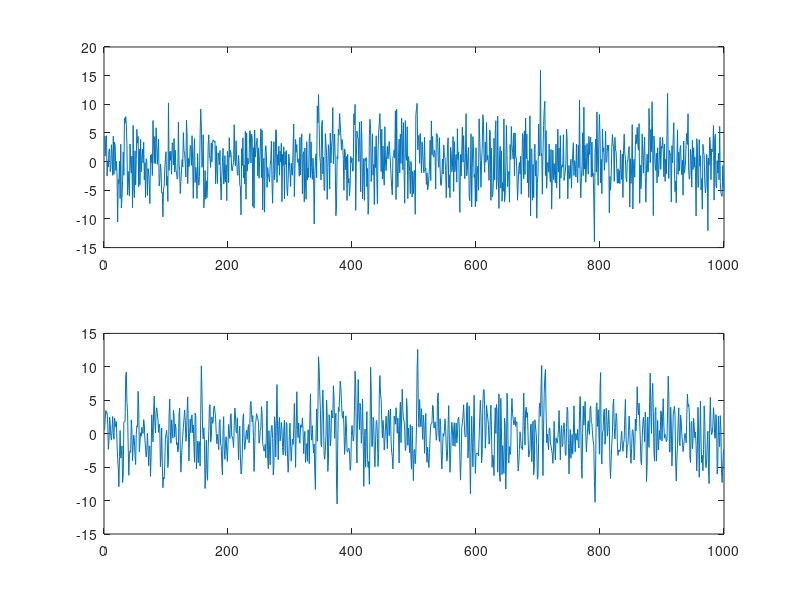

This chart was generated by the following MATLAB code:
% Simulacion de filtros digitales FIR e IIR - 09/11/2025

clear
close all
clc

% Frecuencia de muestreo
Fs = 1000;
% Periodo de muestreo
T = 1/Fs;
% Tamaño de la señal
L = 1000;
% Vector de tiempo
t = (0:L-1)*T; 

S1 = sin (2*pi*30*t);
S2 = sin (2*pi*40*t);

s = S1 + S2 + 4*randn(size(t));

% Filtro FIR %

% Orden de filtro
n = 80;
% Restricciones en frecuencia (valor entre 0 y 1)
Wn = 0.68;
% Tipo de filtro
ftype = 'low';

% Filtro basado en ventanas
b = fir1(n,Wn,ftype);
% Da la señal filtrada
sf1 = filter(b, 1, s);

subplot(3, 1 ,1)
plot(s)
subplot(3, 1, 2)
plot(sf1)

% Filtro IIR %

% frecuencia de corte
fc = 500;
% Orden de filtro 
n = 6;
% Frecuencia de corte
Wn = 0.68;

[b, a] = butter(n, Wn, 'low');
%Respuesta de frecuencia del filtro digital
freqz(b,a)

%Señal filtrada
sf2 = filter(b, a, s);
subplot(211)
plot(s)
subplot(212)
plot(sf2)

% Act 3 - Señales y Sistemas - Joshua Carmona / 87733